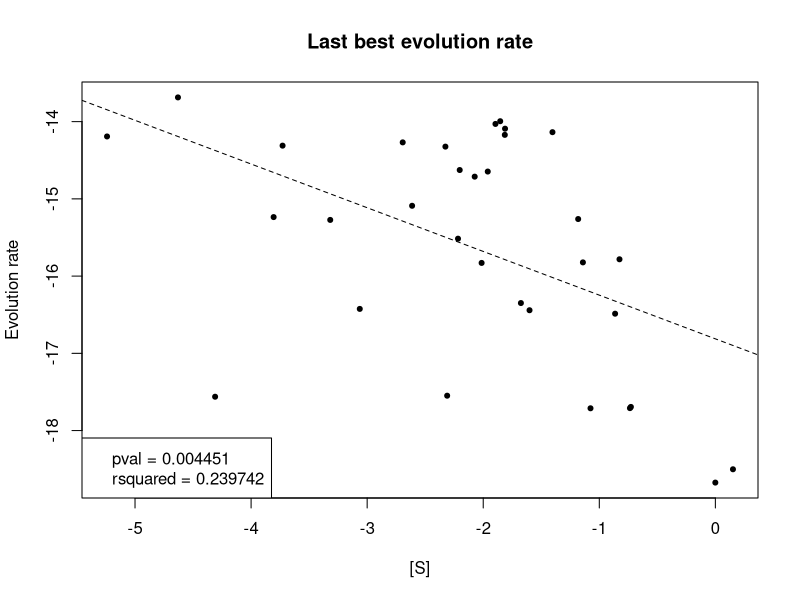
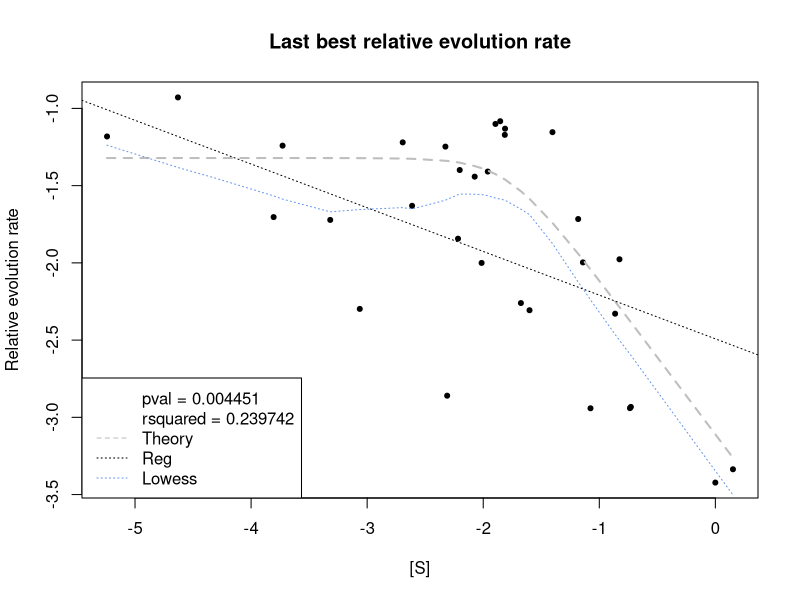
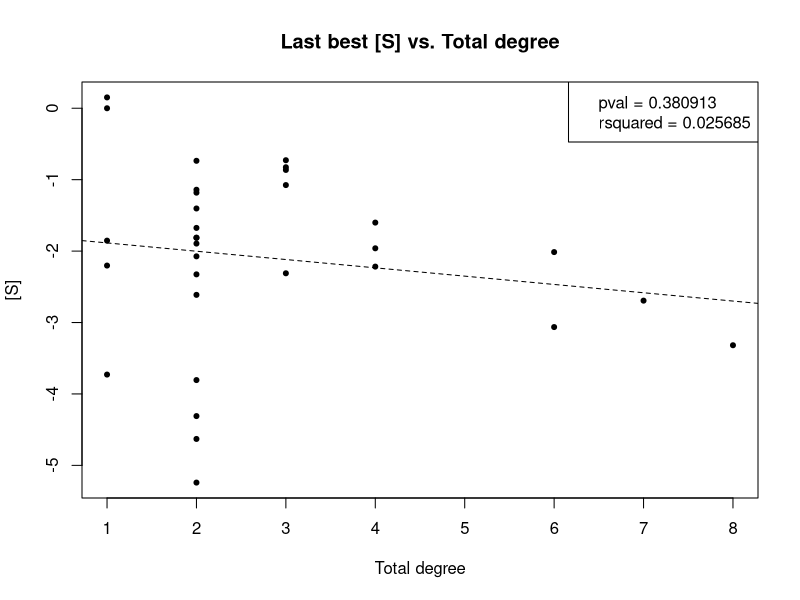
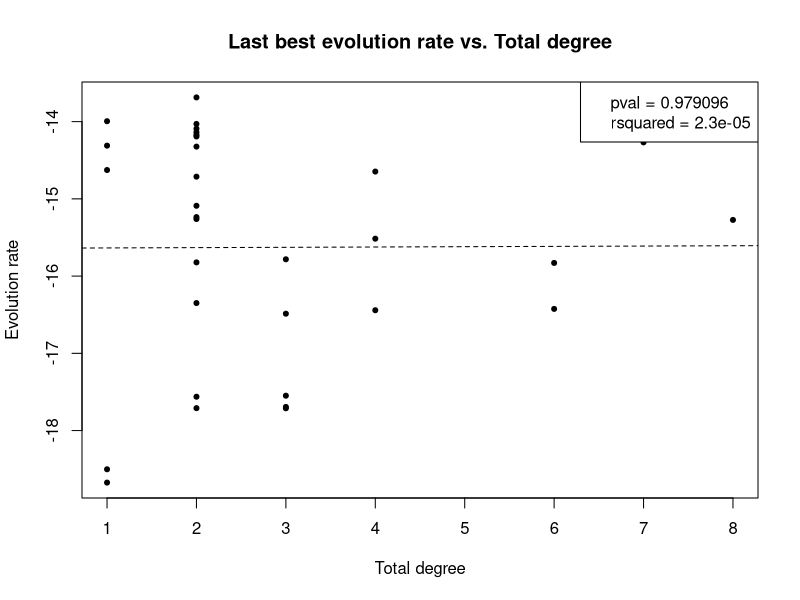
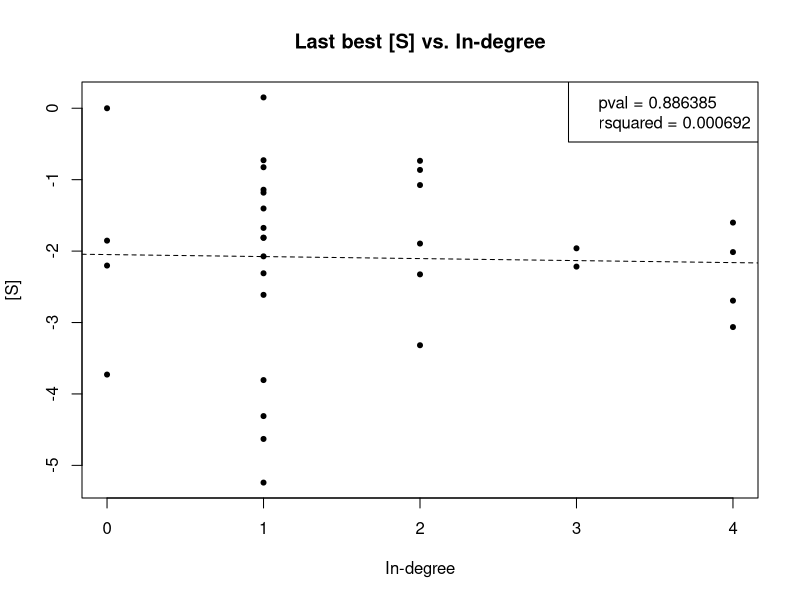
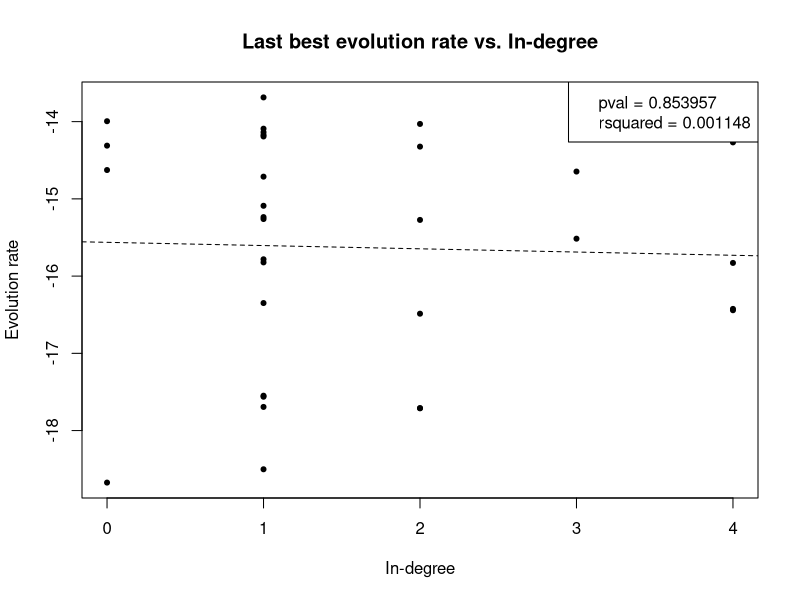
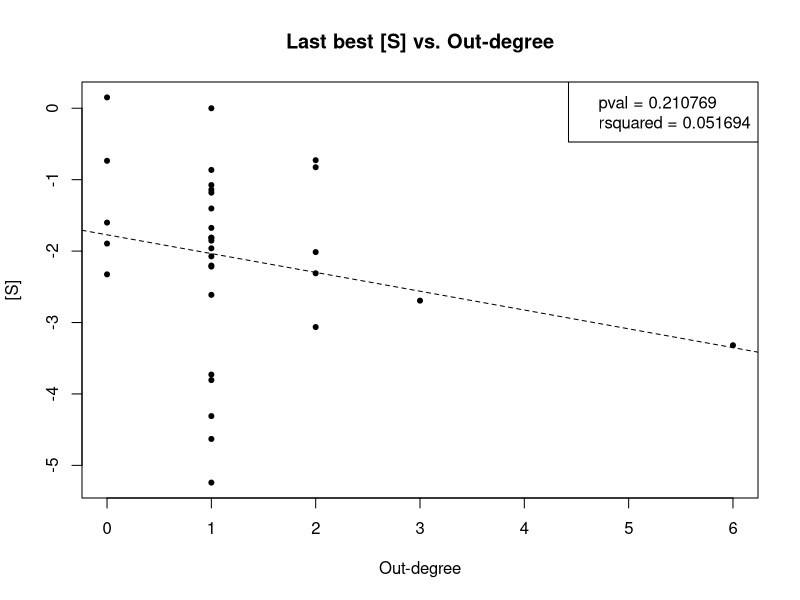
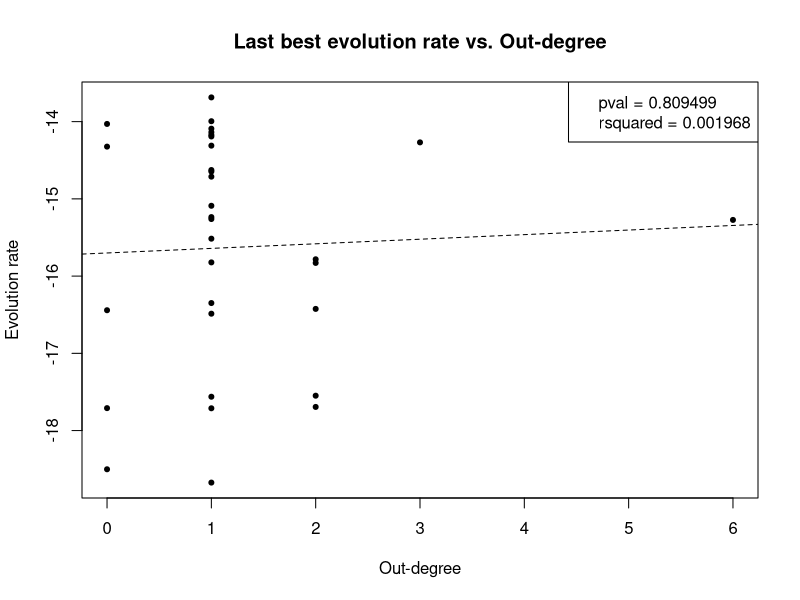

The R source for these figures, in order: (Note: this script raises an error after producing the figures.)
options(show.error.messages = FALSE, warn=-1)

setwd("/Users/charlesrocabert/git/MetEvolSim/Holzhutter2004/example")

#------------------#
# 1) Load the data #
#------------------#
params = read.table("parameters/parameters.txt", sep=" ", h=T)
d1 = read.table("best/best_evolrate.txt", h=T, sep=" ")
d3 = read.table("best/best_conc.txt", h=T, sep=" ")
d4 = read.table("../model/clustering.txt", h=T, sep=" ")

d = cbind(d1, d3[,2:6])
d = cbind(d, d4[,2])
d = d[d$evolrate>0,]

#---------------------------------------------#
# 2) Build theoretical relative fitness curve #
#---------------------------------------------#
W     = params$w
SIGMA = params$sigma
MU    = params$mu
COPT  = 16.2509
SIGMAC  = SIGMA*d$s/COPT
FITNESS = W/sqrt(W^2+SIGMAC^2)
relfit = cbind(d$s, FITNESS/sum(FITNESS))
relfit = relfit[order(relfit[,2], decreasing=T),]

#----------------------------------#
# FIGURE 1: [S] and Evolution rate #
#----------------------------------#
pdf(file="figures/best_evolrate.pdf")
plot(log10(d$s), log10(d$evolrate), pch=20, main="Last best evolution rate", xlab="[S]", ylab="Evolution rate")
reg = lm(log10(d$evolrate)~log10(d$s))
pval = summary(reg)$coefficients[2,4]
rsquared = summary(reg)$r.squared
abline(reg, lty=2)
text(log10(d$s)*0.95, log10(d$evolrate)*0.99, d$name, cex=0.6, font=1, srt=0)
legend("bottomleft", legend=c(paste("pval =", round(pval,6)), paste("rsquared =", round(rsquared,6))))
dev.off()


#------------------------------------------------------#
# FIGURE 2: [S], Evolution rate, and theoretical model #
#------------------------------------------------------#
pdf(file="figures/best_evolrate_theory.pdf")
plot(log10(d$s), log10(sqrt(d$evolrate)/sum(sqrt(d$evolrate))), pch=20, main="Last best relative evolution rate", xlab="[S]", ylab="Relative evolution rate")
lines(log10(relfit[,1]), log10(relfit[,2]), col="grey", lwd=2, lty=2)
ll = lowess(log10(d$s), log10(sqrt(d$evolrate)/sum(sqrt(d$evolrate))))
lines(ll, lty=3, col="cornflowerblue")
reg = lm(log10(sqrt(d$evolrate)/sum(sqrt(d$evolrate)))~log10(d$s))
pval = summary(reg)$coefficients[2,4]
rsquared = summary(reg)$r.squared
abline(reg, lty=3)
text(log10(d$s)*1.02, log10(sqrt(d$evolrate)/sum(sqrt(d$evolrate)))*1.02, d$name, cex=0.6)
legend("bottomleft", legend=c(paste("pval =", round(pval,6)), paste("rsquared =", round(rsquared,6)), "Theory", "Reg", "Lowess"), lty=c(NA,NA,2,3,3), col=c(NA,NA,"grey","black","cornflowerblue"))
dev.off()

#------------------------------------------------#
# FIGURES 3 and 4: [S]/Evol rate vs total degree #
#------------------------------------------------#
pdf(file="figures/best_total_degree_vs_s.pdf")
plot((d$total_degree), log10(d$s), pch=20, main="Last best [S] vs. Total degree", xlab="Total degree", ylab="[S]")
reg = lm(log10(d$s)~(d$total_degree))
pval = summary(reg)$coefficients[2,4]
rsquared = summary(reg)$r.squared
abline(reg, lty=2)
text((d$total_degree)*1.1, log10(d$s)*1.02, d$name, cex=0.6, font=1, srt=0)
legend("topright", legend=c(paste("pval =", round(pval,6)), paste("rsquared =", round(rsquared,6))))
dev.off()

pdf(file="figures/best_total_degree_vs_evolrate.pdf")
plot((d$total_degree), log10(d$evolrate), pch=20, main="Last best evolution rate vs. Total degree", xlab="Total degree", ylab="Evolution rate")
reg = lm(log10(d$evolrate)~(d$total_degree))
pval = summary(reg)$coefficients[2,4]
rsquared = summary(reg)$r.squared
abline(reg, lty=2)
text((d$total_degree)*1.1, log10(d$evolrate)*1.02, d$name, cex=0.6, font=1, srt=0)
legend("topright", legend=c(paste("pval =", round(pval,6)), paste("rsquared =", round(rsquared,6))))
dev.off()

#---------------------------------------------#
# FIGURES 5 and 6: [S]/Evol rate vs in-degree #
#---------------------------------------------#
pdf(file="figures/best_in_degree_vs_s.pdf")
plot((d$in_degree), log10(d$s), pch=20, main="Last best [S] vs. In-degree", xlab="In-degree", ylab="[S]")
reg = lm(log10(d$s)~(d$in_degree))
pval = summary(reg)$coefficients[2,4]
rsquared = summary(reg)$r.squared
abline(reg, lty=2)
text((d$in_degree)*1.1, log10(d$s)*1.02, d$name, cex=0.6, font=1, srt=0)
legend("topright", legend=c(paste("pval =", round(pval,6)), paste("rsquared =", round(rsquared,6))))
dev.off()


pdf(file="figures/best_in_degree_vs_evolrate.pdf")
plot((d$in_degree), log10(d$evolrate), pch=20, main="Last best evolution rate vs. In-degree", xlab="In-degree", ylab="Evolution rate")
reg = lm(log10(d$evolrate)~(d$in_degree))
pval = summary(reg)$coefficients[2,4]
rsquared = summary(reg)$r.squared
abline(reg, lty=2)
text((d$in_degree)*1.1, log10(d$evolrate)*1.02, d$name, cex=0.6, font=1, srt=0)
legend("topright", legend=c(paste("pval =", round(pval,6)), paste("rsquared =", round(rsquared,6))))
dev.off()


#----------------------------------------------#
# FIGURES 7 and 8: [S]/Evol rate vs out-degree #
#----------------------------------------------#
pdf(file="figures/best_out_degree_vs_s.pdf")
plot((d$out_degree), log10(d$s), pch=20, main="Last best [S] vs. Out-degree", xlab="Out-degree", ylab="[S]")
reg = lm(log10(d$s)~(d$out_degree))
pval = summary(reg)$coefficients[2,4]
rsquared = summary(reg)$r.squared
abline(reg, lty=2)
text((d$out_degree)*1.1, log10(d$s)*1.02, d$name, cex=0.6, font=1, srt=0)
legend("topright", legend=c(paste("pval =", round(pval,6)), paste("rsquared =", round(rsquared,6))))
dev.off()

pdf(file="figures/best_out_degree_vs_evolrate.pdf")
plot((d$out_degree), log10(d$evolrate), pch=20, main="Last best evolution rate vs. Out-degree", xlab="Out-degree", ylab="Evolution rate")
reg = lm(log10(d$evolrate)~(d$out_degree))
pval = summary(reg)$coefficients[2,4]
rsquared = summary(reg)$r.squared
abline(reg, lty=2)
text((d$out_degree)*1.1, log10(d$evolrate)*1.02, d$name, cex=0.6, font=1, srt=0)
legend("topright", legend=c(paste("pval =", round(pval,6)), paste("rsquared =", round(rsquared,6))))
dev.off()

#-----------------------------------------------#
# FIGURES 9 and 10: [S]/Evol rate vs clustering #
#-----------------------------------------------#
pdf(file="figures/best_clustering_vs_s.pdf")
plot((d[,10]), log10(d$s), pch=20, main="Last best [S] vs. Clustering coefficient", xlab="Clustering coefficient", ylab="[S]")
reg = lm(log10(d$s)~(d[,10]))
pval = summary(reg)$coefficients[2,4]
rsquared = summary(reg)$r.squared
abline(reg, lty=2)
text((d[,10])*1.1, log10(d$s)*1.02, d$name, cex=0.6, font=1, srt=0)
legend("topright", legend=c(paste("pval =", round(pval,6)), paste("rsquared =", round(rsquared,6))))
dev.off()

pdf(file="figures/best_clustering_vs_evolrate.pdf")
plot((d[,10]), log10(d$evolrate), pch=20, main="Last best evolution rate vs. Clustering coefficient", xlab="Clustering coefficient", ylab="Evolution rate")
reg = lm(log10(d$evolrate)~(d[,10]))
pval = summary(reg)$coefficients[2,4]
rsquared = summary(reg)$r.squared
abline(reg, lty=2)
text((d[,10])*1.1, log10(d$evolrate)*1.02, d$name, cex=0.6, font=1, srt=0)
legend("topright", legend=c(paste("pval =", round(pval,6)), paste("rsquared =", round(rsquared,6))))
dev.off()

#----------------------------------------------------------------#
# NEXT FIGURES: Diff reg evolution rate, degrees and clust coeff #
#----------------------------------------------------------------#
reg           = lm(log10(d$evolrate)~log10(d$s))
intercept     = reg$coefficients[[1]]
slope         = reg$coefficients[[2]]
evolrate_diff = log10(d$evolrate)-(intercept+log10(d$s)*slope)

pdf(file="figures/best_total_degree_vs_diff.pdf")
plot((d$total_degree), evolrate_diff, pch=20, main="Deviation from evol rate regression vs. Total degree", xlab="Total degree", ylab="Deviation from evolution rate regression")
reg = lm(evolrate_diff~(d$total_degree))
pval = summary(reg)$coefficients[2,4]
rsquared = summary(reg)$r.squared
abline(reg, lty=2)
text((d$total_degree)*1.1, evolrate_diff*1.02, d$name, cex=0.6, font=1, srt=0)
legend("topright", legend=c(paste("pval =", round(pval,6)), paste("rsquared =", round(rsquared,6))))
dev.off()

pdf(file="figures/best_in_degree_vs_diff.pdf")
plot((d$in_degree), evolrate_diff, pch=20, main="Deviation from evol rate regression vs. In-degree", xlab="In-degree", ylab="Deviation from evolution rate regression")
reg = lm(evolrate_diff~(d$in_degree))
pval = summary(reg)$coefficients[2,4]
rsquared = summary(reg)$r.squared
abline(reg, lty=2)
text((d$in_degree)*1.1, evolrate_diff*1.02, d$name, cex=0.6, font=1, srt=0)
legend("topright", legend=c(paste("pval =", round(pval,6)), paste("rsquared =", round(rsquared,6))))
dev.off()

pdf(file="figures/best_out_degree_vs_diff.pdf")
plot((d$out_degree), evolrate_diff, pch=20, main="Deviation from evol rate regression vs. Out-degree", xlab="Out-degree", ylab="Deviation from evolution rate regression")
reg = lm(evolrate_diff~(d$out_degree))
pval = summary(reg)$coefficients[2,4]
rsquared = summary(reg)$r.squared
abline(reg, lty=2)
text((d$out_degree)*1.1, evolrate_diff*1.02, d$name, cex=0.6, font=1, srt=0)
legend("topright", legend=c(paste("pval =", round(pval,6)), paste("rsquared =", round(rsquared,6))))
dev.off()

pdf(file="figures/best_clustering_vs_diff.pdf")
plot((d[,10]), evolrate_diff, pch=20, main="Deviation from evol rate regression vs. Clustering coefficient", xlab="Clustering coefficient", ylab="Deviation from evolution rate regression")
reg = lm(evolrate_diff~(d[,10]))
pval = summary(reg)$coefficients[2,4]
rsquared = summary(reg)$r.squared
abline(reg, lty=2)
text((d[,10])*1.1, evolrate_diff*1.02, d$name, cex=0.6, font=1, srt=0)
legend("topright", legend=c(paste("pval =", round(pval,6)), paste("rsquared =", round(rsquared,6))))
dev.off()

#---------------------------------------------------------------#
# NEXT FIGURES: Diff th evolution rate, degrees and clust coeff #
#---------------------------------------------------------------#
evolrate_diff = log10(sqrt(d$evolrate)/sum(sqrt(d$evolrate)))-FITNESS/sum(FITNESS)

pdf(file="figures/best_total_degree_vs_diff_th.pdf")
plot((d$total_degree), evolrate_diff, pch=20, main="Deviation from evol rate theory vs. Total degree", xlab="Total degree", ylab="Deviation from evolution rate theory")
reg = lm(evolrate_diff~(d$total_degree))
pval = summary(reg)$coefficients[2,4]
rsquared = summary(reg)$r.squared
abline(reg, lty=2)
text((d$total_degree)*1.1, evolrate_diff*1.02, d$name, cex=0.6, font=1, srt=0)
legend("topright", legend=c(paste("pval =", round(pval,6)), paste("rsquared =", round(rsquared,6))))
dev.off()

pdf(file="figures/best_in_degree_vs_diff_th.pdf")
plot((d$in_degree), evolrate_diff, pch=20, main="Deviation from evol rate theory vs. In-degree", xlab="In-degree", ylab="Deviation from evolution rate theory")
reg = lm(evolrate_diff~(d$in_degree))
pval = summary(reg)$coefficients[2,4]
rsquared = summary(reg)$r.squared
abline(reg, lty=2)
text((d$in_degree)*1.1, evolrate_diff*1.02, d$name, cex=0.6, font=1, srt=0)
legend("topright", legend=c(paste("pval =", round(pval,6)), paste("rsquared =", round(rsquared,6))))
dev.off()

pdf(file="figures/best_out_degree_vs_diff_th.pdf")
plot((d$out_degree), evolrate_diff, pch=20, main="Deviation from evol rate theory vs. Out-degree", xlab="Out-degree", ylab="Deviation from evolution rate theory")
reg = lm(evolrate_diff~(d$out_degree))
pval = summary(reg)$coefficients[2,4]
rsquared = summary(reg)$r.squared
abline(reg, lty=2)
text((d$out_degree)*1.1, evolrate_diff*1.02, d$name, cex=0.6, font=1, srt=0)
legend("topright", legend=c(paste("pval =", round(pval,6)), paste("rsquared =", round(rsquared,6))))
dev.off()

pdf(file="figures/best_clustering_vs_diff_th.pdf")
plot((d[,10]), evolrate_diff, pch=20, main="Deviation from evol rate theory vs. Clustering coefficient", xlab="Clustering coefficient", ylab="Deviation from evolution rate theory")
reg = lm(evolrate_diff~(d[,10]))
pval = summary(reg)$coefficients[2,4]
rsquared = summary(reg)$r.squared
abline(reg, lty=2)
text((d[,10])*1.1, evolrate_diff*1.02, d$name, cex=0.6, font=1, srt=0)
legend("topright", legend=c(paste("pval =", round(pval,6)), paste("rsquared =", round(rsquared,6))))
dev.off()
